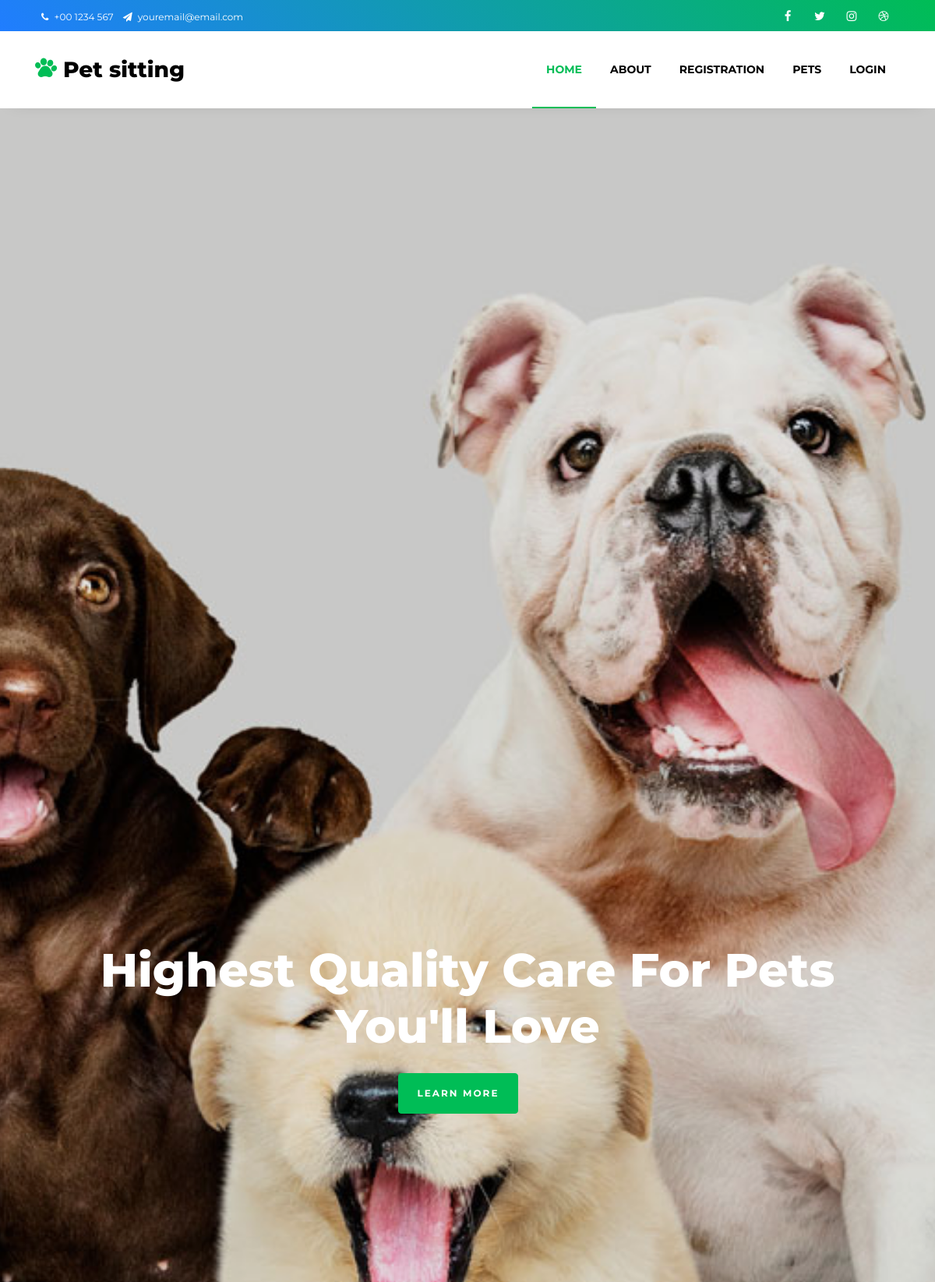
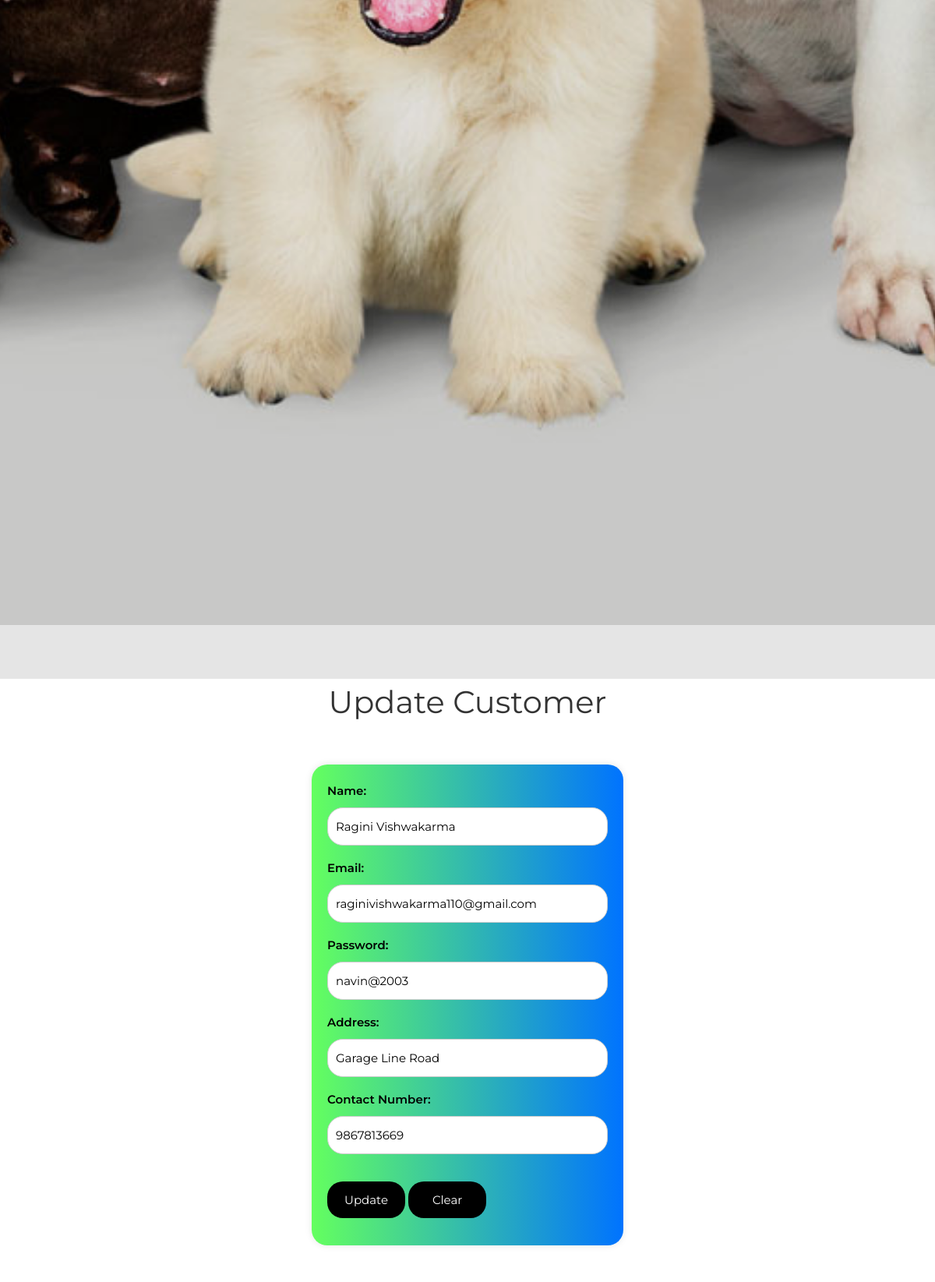
The page /custlist/edit/raginivishwakarma110@gmail.com (upper part) on the database its author committed (2 pictures, top to bottom).
### PetApp/models.py (models this page shows)
class Customer(models.Model):
    name=models.CharField(max_length=50)
    emailId=models.EmailField(primary_key=True)
    password=models.CharField(max_length=30)
    address=models.CharField(max_length=100)
    contactNo=models.IntegerField()

### PetApp/views.py (the view, shortened to what this page needs)
# urls.py: path('custlist/edit/<str:emailId>', views.EditCustomer.as_view(), name='edit-customer'),
class EditCustomer(UpdateView):
    model = Customer
    fields = ['name', 'emailId', 'password', 'address', 'contactNo']  # Specify the fields to be editable
    template_name = 'PetApp/UpdateCustomer.html'
    success_url = reverse_lazy('custlist')  # Redirect URL after successful update
    def get_object(self, queryset=None):
        emailId = self.kwargs.get('emailId')
        try:
            return Customer.objects.get(emailId=emailId)
        except Customer.DoesNotExist:
            raise Http404("Customer does not exist")

### templates/PetApp/UpdateCustomer.html (shortened to what this page needs)
<!DOCTYPE html>
<html lang="en">
<head>
</head>
<body>
    {% include 'petapp/Header.html'%}
    <h1>Update Customer</h1>
    <form action="{% url 'update-customer' %}" method="post">
        <label for="name">Name:</label>
        <input type="text" id="name" name="name" value="{{ customer.name }}"><br>
        <label for="emailId">Email:</label>
        <input type="text" id="emailId" name="emailId" value="{{ customer.emailId }}"><br>
        <label for="password">Password:</label>
        <input type="text" id="password" name="password" value="{{ customer.password }}"><br>
        <label for="address">Address:</label>
        <input type="text" id="address" name="address" value="{{ customer.address }}"><br>
        <label for="contactNo">Contact Number:</label>
        <input type="text" id="contactNo" name="contactNo" value="{{ customer.contactNo }}"><br>
        <input type="submit" value="Update">
        <input type="reset" value="Clear">
    </form>
    {% include 'petapp/Footer.html'%}
</body>
</html>

### templates/PetApp/UpdateCustomer.html (style rules this page uses)
h1 { text-align: center; margin-top: 20px; }
form { max-width: 400px; background: linear-gradient(to right, #64ff5f, #0073ff); animation: gradientAnimation 3s infinite; padding: 20px; border-radius: 20px; box-shadow: 0 0 10px rgba(0, 0, 0, 0.1); color: black; font-weight: 600; margin: 50px auto; }
label { display: block; margin-bottom: 5px; }
input[type="text"], input[type="password"], input[type="submit"], input[type="reset"] { width: 100%; padding: 10px; margin-bottom: 15px; border: 1px solid #ccc; border-radius: 20px; box-sizing: border-box; }
input[type="submit"], input[type="reset"] { background-color: black; color: white; border: none; cursor: pointer; transition: background-color 0.3s; border-radius: 20px; width: 100px; margin-top: 20px; }

### rows shown on the page
Customer: name "Ragini Vishwakarma", emailId "raginivishwakarma110@gmail.com", password "navin@2003", address "Garage Line Road", contactNo "9867813669"
